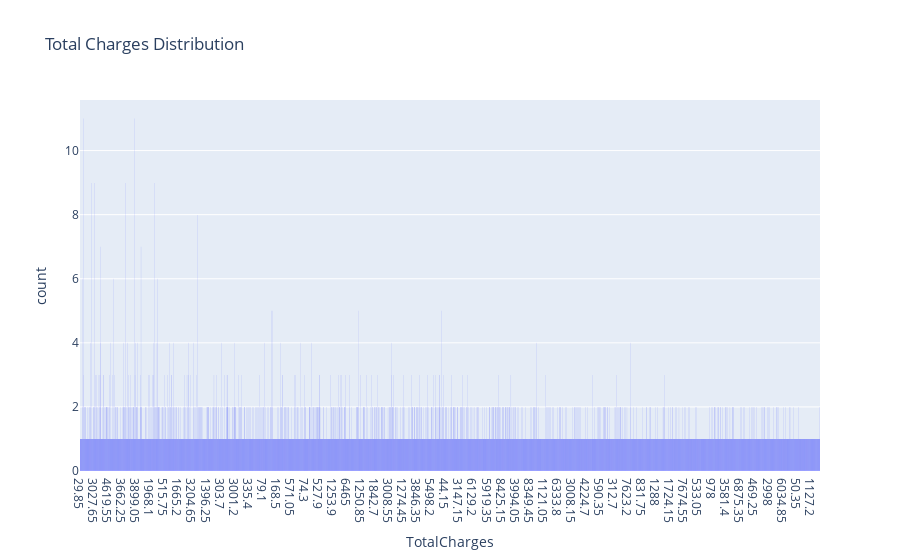

Notebook source saved alongside this figure:
### Code cell
fig = px.histogram(df, x="TotalCharges", nbins=20, title="Total Charges Distribution")
fig.update_layout(bargap=0.05)  # small gap between bars
fig.show()

### Figure 1 — Plotly figure (JSON) as saved in the notebook; plotly's stock layout.template omitted (floating-point values rounded to 4 significant figures; data arrays with more than 128 entries replaced by an {"elided": "..."} marker saying what was removed)
{"data": [{"alignmentgroup": "True", "bingroup": "x", "hovertemplate": "TotalCharges=%{x}<br>count=%{y}<extra></extra>", "legendgroup": "", "marker": {"color": "#636efa", "pattern": {"shape": ""}}, "name": "", "nbinsx": 20, "offsetgroup": "", "orientation": "v", "showlegend": false, "type": "histogram", "x": {"elided": "7395 str values"}, "xaxis": "x", "yaxis": "y"}], "layout": {"bargap": 0.05, "barmode": "relative", "legend": {"tracegroupgap": 0}, "title": {"text": "Total Charges Distribution"}, "xaxis": {"anchor": "y", "domain": [0, 1], "title": {"text": "TotalCharges"}}, "yaxis": {"anchor": "x", "domain": [0, 1], "title": {"text": "count"}}}}
